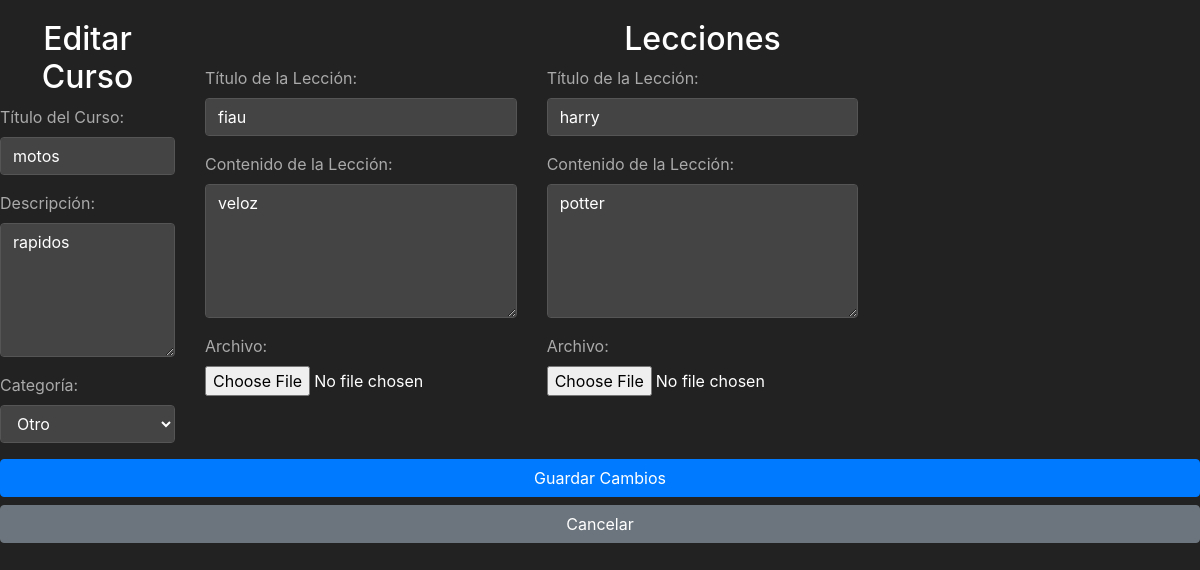
Screenshot of /wikiprog/view/seccion14.php?id=28 with the database file from the repository.
### tables this page shows
CREATE TABLE `curso` (
  `curso_id` int(11) NOT NULL AUTO_INCREMENT,
  `titulo_curso` varchar(30) DEFAULT NULL,
  `descripcion` varchar(45) DEFAULT NULL,
  `categoria_id` int(11) NOT NULL,
  `fecha_registro` timestamp NOT NULL DEFAULT current_timestamp(),
  `megusta` int(11) NOT NULL DEFAULT 0,
  `dislike` int(11) NOT NULL DEFAULT 0,
  `usuario_id` int(11) NOT NULL,
  PRIMARY KEY (`curso_id`),
  KEY `categoria_id` (`categoria_id`),
  KEY `curso_ibfk_usuario` (`usuario_id`),
  CONSTRAINT `curso_ibfk_1` FOREIGN KEY (`categoria_id`) REFERENCES `categoria` (`categoria_id`),
  CONSTRAINT `curso_ibfk_usuario` FOREIGN KEY (`usuario_id`) REFERENCES `usuario` (`usuario_id`)
);

CREATE TABLE `leccion` (
  `leccion_id` int(11) NOT NULL AUTO_INCREMENT,
  `curso_id` int(11) NOT NULL,
  `titulo_leccion` varchar(255) NOT NULL,
  `contenido` varchar(255) NOT NULL,
  `archivo_leccion` varchar(255) DEFAULT NULL,
  `fecha_registro` timestamp NOT NULL DEFAULT current_timestamp(),
  PRIMARY KEY (`leccion_id`),
  KEY `curso_id` (`curso_id`),
  CONSTRAINT `leccion_ibfk_1` FOREIGN KEY (`curso_id`) REFERENCES `curso` (`curso_id`)
);

### wikiprog/view/seccion14.php (the view, shortened to what this page needs)
<?php
include '../model/db_config.php';
if(isset($_GET['id']) && !empty($_GET['id'])) {
    $curso_id = $_GET['id'];
    $sql = "SELECT * FROM curso WHERE curso_id = ?";
    if ($stmt = $conn->prepare($sql)) {
        $stmt->bind_param('i', $curso_id);
        $stmt->execute();
        $resultado = $stmt->get_result();
        if($resultado->num_rows > 0) {
            $curso = $resultado->fetch_assoc();
        } else {
            die("Curso no encontrado.");
        }
        $sql_lecciones = "SELECT * FROM leccion WHERE curso_id = ?";
        $stmt_lecciones = $conn->prepare($sql_lecciones);
        $stmt_lecciones->bind_param('i', $curso_id);
        $stmt_lecciones->execute();
        $resultado_lecciones = $stmt_lecciones->get_result();
        $lecciones = [];
        if($resultado_lecciones->num_rows > 0) {
            while ($row = $resultado_lecciones->fetch_assoc()) {
                $lecciones[] = $row;
            }
        }
    } else {
        die("Error en la preparación de la consulta.");
    }
} else {
    die("ID de curso no válido.");
}
?>
<!DOCTYPE html>
<html lang="es">
<head>
    <link rel="stylesheet" href="https://stackpath.bootstrapcdn.com/bootstrap/4.5.2/css/bootstrap.min.css">
</head>
<body>
    <div class="container1">
        <div class="row" >
            <div class="col-md-2" >
                <h2 class="text-center">Editar Curso</h2>
                <form action="../model/guardar_edicion_curso.php" method="POST" enctype="multipart/form-data">
                    <div class="form-group">
                        <label for="titulo">Título del Curso:</label>
                        <input type="text" class="form-control" id="titulo" name="titulo" value="<?php echo htmlspecialchars($curso['titulo_curso']); ?>" required>
                    </div>
                    <div class="form-group">
                        <label for="descripcion">Descripción:</label>
                        <textarea class="form-control" id="descripcion" name="descripcion" rows="5" required><?php echo htmlspecialchars($curso['descripcion']); ?></textarea>
                    </div>
                    <div class="form-group">
                        <label for="categoria">Categoría:</label>
                        <select class="form-control" id="categoria" name="categoria" required>
                            <option value="5" <?php echo ($curso['categoria_id'] == 5) ? 'selected' : ''; ?>>Otro</option>
                        </select>
                    </div>
                </div>
                <div class="col-md-10">
                    <h2 class="text-center">Lecciones</h2>
                    <div class="row">
                        <?php foreach ($lecciones as $leccion): ?>
                            <div class="col-md-4">
                                <div class="form-group">
                                    <label for="titulo_leccion_<?php echo $leccion['leccion_id']; ?>">Título de la Lección:</label>
                                    <input type="text" class="form-control" id="titulo_leccion_<?php echo $leccion['leccion_id']; ?>" name="lecciones[<?php echo $leccion['leccion_id']; ?>][titulo_leccion]" value="<?php echo htmlspecialchars($leccion['titulo_leccion']); ?>" required>
                                </div>
                                <div class="form-group">
                                    <label for="contenido_<?php echo $leccion['leccion_id']; ?>">Contenido de la Lección:</label>
                                    <textarea class="form-control" id="contenido_<?php echo $leccion['leccion_id']; ?>" name="lecciones[<?php echo $leccion['leccion_id']; ?>][contenido]" rows="5" required><?php echo htmlspecialchars($leccion['contenido']); ?></textarea>
                                </div>
                                <div class="form-group">
                                    <label for="archivo_leccion_<?php echo $leccion['leccion_id']; ?>">Archivo:</label>
                                    <input type="file" class="form-control-file" id="archivo_leccion_<?php echo $leccion['leccion_id']; ?>" name="lecciones[<?php echo $leccion['leccion_id']; ?>][archivo_leccion]">
                                </div>
                            </div>
                        <?php endforeach; ?>
                    </div>
                </div>
            </div>
            <div class="row">
                <div class="col-md-12">
                    <button type="submit" class="btn btn-primary btn-block">Guardar Cambios</button>
                    <a href="../controller/controlador.php?seccion=seccion6" class="btn btn-secondary btn-block">Cancelar</a>
                </div>
            </div>
    </div>
</body>
</html>

### wikiprog/view/seccion14.php (style rules this page uses)
body { background-color: #222; color: #fff; padding-top: 20px; }
.form-control { background-color: #444; color: #fff; border: 1px solid #555; }
label { color: #aaa; }
.btn-primary { background-color: #007bff; border-color: #007bff; }
.btn-secondary { background-color: #6c757d; border-color: #6c757d; }

### rows the page displays
curso: titulo "motos", descripcion "rapidos", categoria "Otro"
leccion: titulo_leccion "fiau", leccion_id+contenido "veloz"
leccion: titulo_leccion "harry", leccion_id+contenido "potter"
